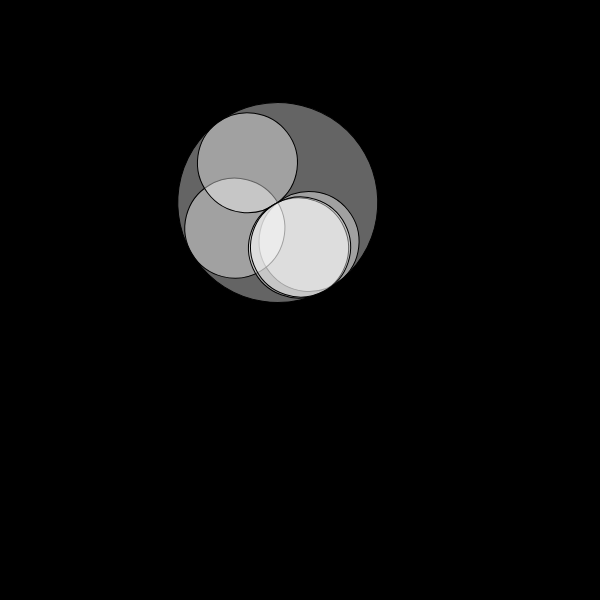
Frame 1 (no input)
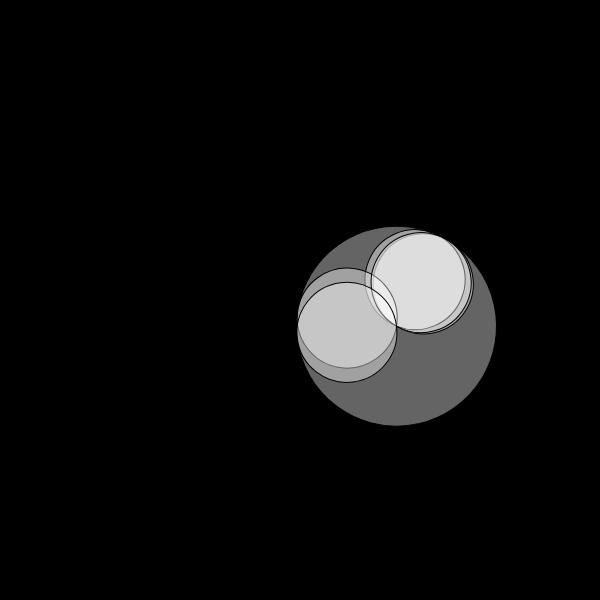
Frame 60 (no input)
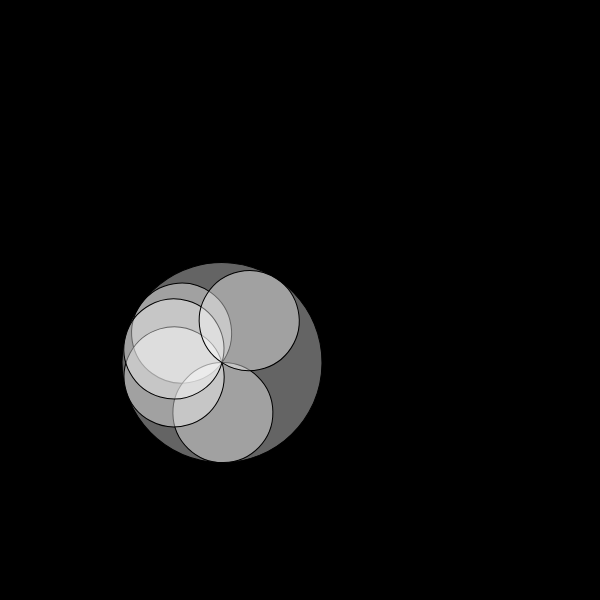
Frame 120 (the mouse pressed at the canvas centre since frame 60)

The p5.js sketch that drew these frames (run headless with seeded random() and noise() and a simulated clock; from frame 60 on, the mouse is pressed at the canvas centre):

// p5.js sketch
// ── sketch.js
let sun

function setup () {
    createCanvas(600,600)
    sun = new Planet(100,0, 1)
    sun.spawnMoons(5)
}

function draw(){
    background(0)
    translate(width/2, height/2)
    sun.show()
    sun.orbit()
} 
// ── Planet.js
class Planet {
    constructor(r,d) {
        this.radius = r
        this.distance = d
        this.angle = random(TWO_PI)
        this.planets = []
        this.orbitSpeed = random(0.1,0.3)

    }

    orbit() {
        this.angle = this.angle + this.orbitSpeed
        if (this.planets != null){
            for (let i=0; i < this.planets.length; i++){
                this.planets[i].orbit()
            }
        }
    }

    show(){
        push()
        rotate (this.angle)
        translate(this.radius, 0)
        
        fill (255, 100)
        ellipse(0,0,this.radius * 2,this.radius * 2)
        if (this.planets != null){
            for (let i=0; i < this.planets.length; i++){
                this.planets[i].show()
            }
        }
        pop()
    }

    spawnMoons(total){
        for (let j=0; j < total; ++j){
            this.planets.push(new Planet)
        }

        for (let i=0; i < this.planets.length; i++ ){
            let r = this.radius * 0.5
            let d = random(75,300)
            this.planets[i] = new Planet(r, d)
        }
    }
}
